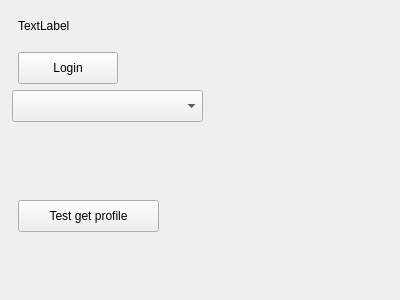
<?xml version="1.0" encoding="UTF-8"?>
<ui version="4.0">
 <class>SettingWindow</class>
 <widget class="QWidget" name="SettingWindow">
  <property name="geometry">
   <rect>
    <x>0</x>
    <y>0</y>
    <width>400</width>
    <height>300</height>
   </rect>
  </property>
  <property name="windowTitle">
   <string>Preferences</string>
  </property>
  <widget class="QPushButton" name="loginButton">
   <property name="geometry">
    <rect>
     <x>18</x>
     <y>52</y>
     <width>100</width>
     <height>32</height>
    </rect>
   </property>
   <property name="text">
    <string>Login</string>
   </property>
  </widget>
  <widget class="QLabel" name="currentAccountName">
   <property name="geometry">
    <rect>
     <x>18</x>
     <y>18</y>
     <width>361</width>
     <height>16</height>
    </rect>
   </property>
   <property name="text">
    <string>TextLabel</string>
   </property>
  </widget>
  <widget class="QPushButton" name="testButton">
   <property name="geometry">
    <rect>
     <x>18</x>
     <y>200</y>
     <width>141</width>
     <height>32</height>
    </rect>
   </property>
   <property name="text">
    <string>Test get profile</string>
   </property>
  </widget>
  <widget class="QComboBox" name="screenComboBox">
   <property name="geometry">
    <rect>
     <x>12</x>
     <y>90</y>
     <width>191</width>
     <height>32</height>
    </rect>
   </property>
  </widget>
 </widget>
 <resources/>
 <connections/>
</ui>
